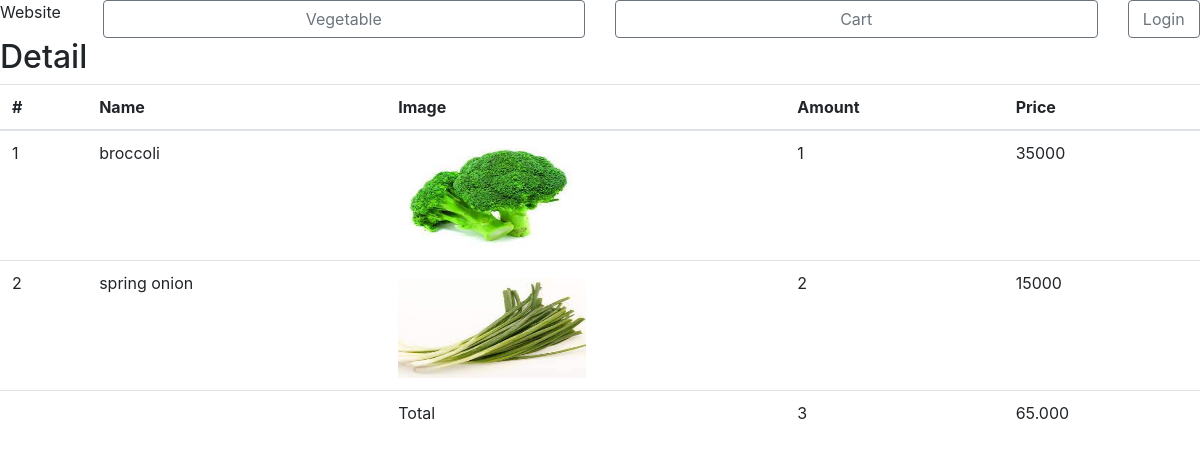
Screenshot of /market/cart/detail.php?id=2 with the database file from the repository.
### tables this page shows
CREATE TABLE `orderdetail` (
  `OrderID` int(10) UNSIGNED NOT NULL,
  `VegetableID` int(10) NOT NULL,
  `Quantity` tinyint(4) NOT NULL,
  `Price` float NOT NULL
);

CREATE TABLE `vegetable` (
  `VegetableID` int(10) NOT NULL,
  `CategoryID` int(10) NOT NULL,
  `VegetableName` varchar(30) NOT NULL,
  `Unit` varchar(20) NOT NULL,
  `Amount` int(10) NOT NULL,
  `Image` varchar(50) NOT NULL,
  `Price` float NOT NULL
);

### market/cart/detail.php (the view, shortened to what this page needs)
<?php
    include '../connection.php';
    $con= mysqli_connect($host, $user, $password, $database);
    $orders = mysqli_query($con, "SELECT `order`.OrderID, `order`.CustomerID, `order`.Date, orderdetail.*, Vegetable.*
            FROM `order`
            INNER JOIN orderdetail ON `order`.OrderID = orderdetail.OrderID
            INNER JOIN Vegetable ON Vegetable.VegetableID = orderdetail.VegetableID
            WHERE `order`.OrderID =". $_GET['id']);
?>
<html>
    <head>
        <link rel="stylesheet" href="../css/bootstrap.css">
    </head>
    <body>
        <div id="container">
            <div id="header">
                <?php require_once('../menu.php'); ?>
            </div>
            <h2>Detail</h2>
            <div class="table-responsive">
            <table class="table">
                <thead>
                <tr>
                    <th>#</th>
                    <th>Name</th>
                    <th>Image</th>
                    <th>Amount</th>
                    <th>Price</th>
                </tr>
                </thead>
                <tbody>
                <?php
                    $num = 1;
                    $total1 = 0;
                    $total2 = 0;
                    while($row = mysqli_fetch_array($orders)){ ?>
                        <tr>
                            <td><?= $num++; ?></td>
                            <td><?= $row['VegetableName'] ?></td>
                            <td><img class='img-fluid mx-auto sanpham1' src="../<?= $row['Image'] ?>" /></td>
                            <td><?= $row['Quantity']; ?></td>
                            <td><?= $row['Price']; ?></td>
                        </tr>
                <?php
                    $total1 = $total1 + $row['Price'] * $row['Quantity'];
                    $total2 = $total2 + $row['Quantity'];
                }
                ?>
                <tr>
                    <td></td>
                    <td></td>
                    <td>Total</td>
                    <td><?= $total2; ?></td>
                    <td><?= number_format($total1, 0, ",", "."); ?></td>
                </tr>
                </tbody>
            </table>
            </div>
    </body>
</html>

### rows the page displays
orderdetail: VegetableID.VegetableName "broccoli", VegetableID.Image (picture), Quantity "1", VegetableID.Price "35000"
orderdetail: VegetableID.VegetableName "spring onion", VegetableID.Image (picture), Quantity "2", VegetableID.Price "15000"

### other values shown
$total2 "3"
$total1 "65.000"
